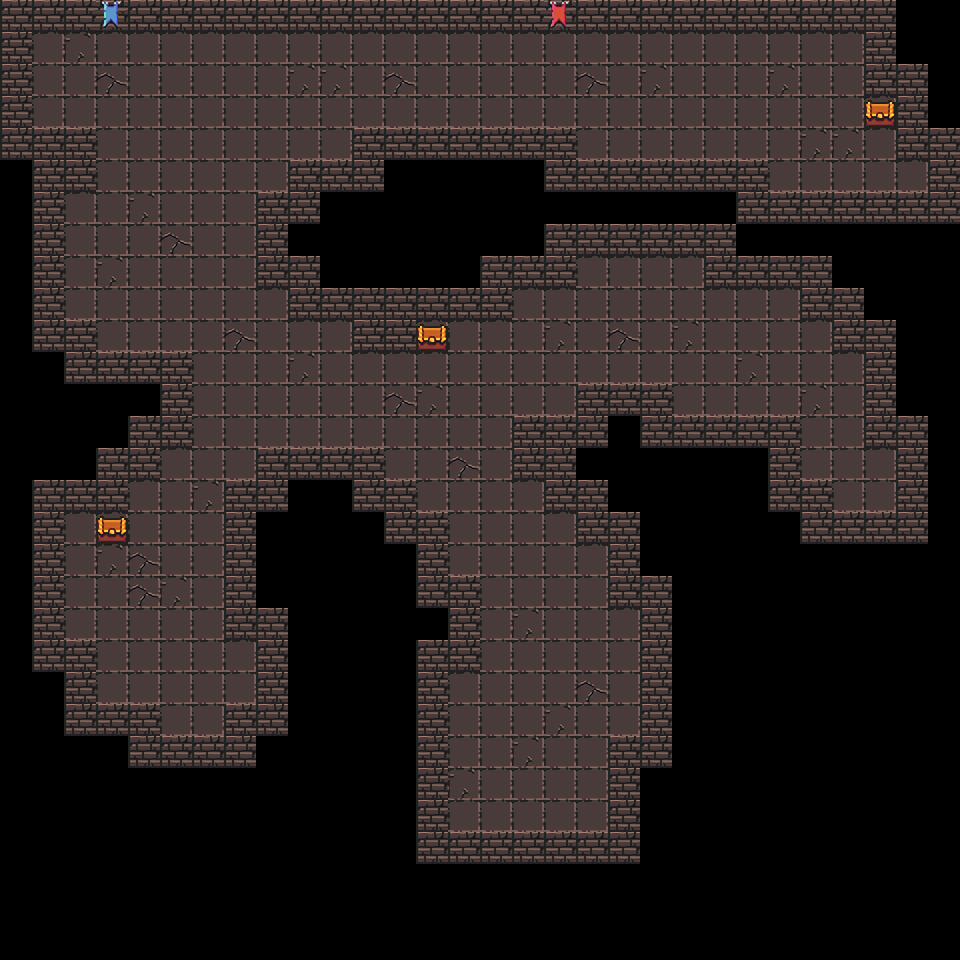

Below is a game level as drawn by its tile map, then a one-line description and the .tmx that defines it (tile-layer data replaced by summaries):
An orthogonal 30x30 tile map with 32x32 px tiles, 3 tile layers (wall, ground, special).

<map version="1.2" tiledversion="1.3.3" orientation="orthogonal" renderorder="right-down" width="30" height="30" tilewidth="32" tileheight="32" infinite="0" nextlayerid="6" nextobjectid="1">
 <tileset firstgid="1" source="tileset_level3_by_0x72.tsx" />
 <layer id="3" name="wall" width="30" height="30">
  <data>[900 cells, 208 non-empty, 1 distinct tile ids]</data>
 </layer>
 <layer id="4" name="ground" width="30" height="30">
  <data>[900 cells, 321 non-empty, 5 distinct tile ids]</data>
 </layer>
 <layer id="5" name="special" width="30" height="30">
  <data>[900 cells, 3 non-empty, 1 distinct tile ids]</data>
 </layer>
</map>
